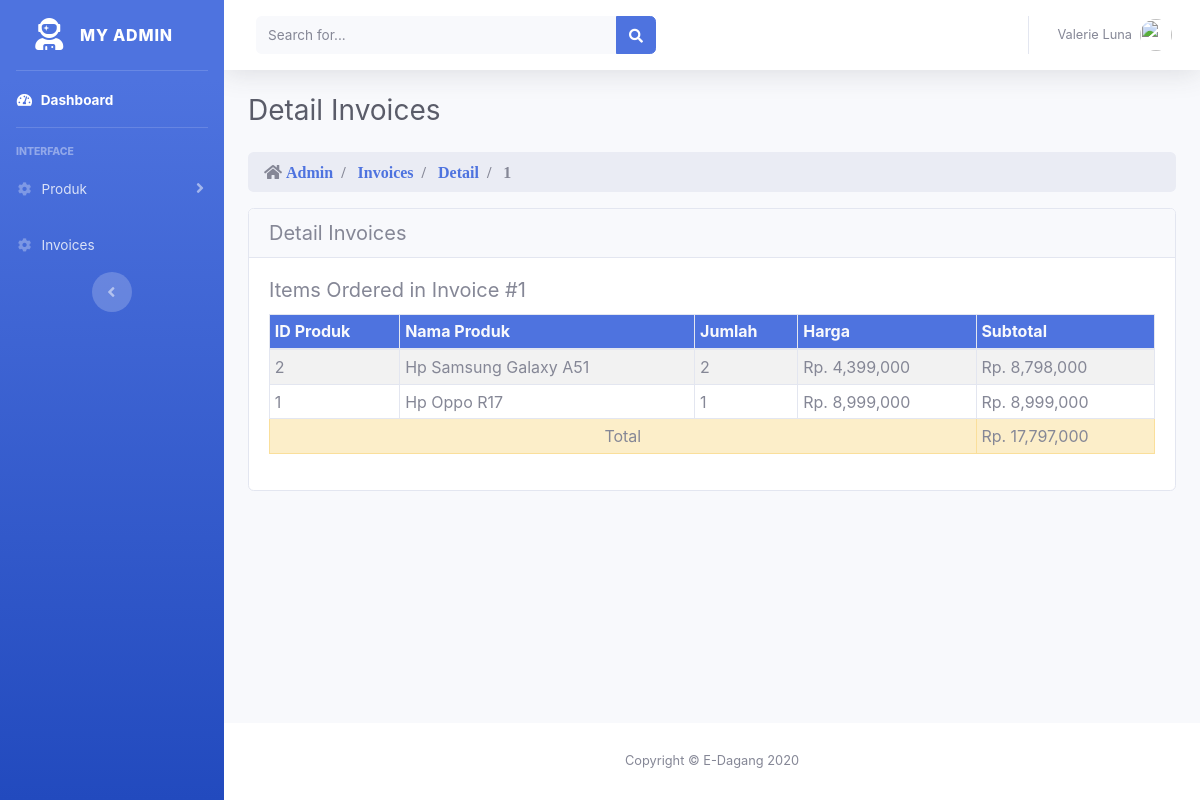
Screenshot of /admin/invoices/detail/1 with the database file from the repository.
### tables this page shows
CREATE TABLE `invoices` (
  `id` int(11) NOT NULL,
  `date` datetime NOT NULL,
  `due_date` datetime NOT NULL,
  `status` varchar(12) NOT NULL
);

CREATE TABLE `orders` (
  `invoice_id` varchar(10) NOT NULL,
  `produk_id` varchar(10) NOT NULL,
  `produk_nama` varchar(30) NOT NULL,
  `produk_harga` double NOT NULL,
  `quantity` int(3) NOT NULL
);

### application/controllers/admin/Invoices.php (called while the page is built, shortened)
<?php if ( ! defined('BASEPATH')) exit('No direct script access allowed');
class Invoices extends CI_Controller {
	public function __construct(){
		$this->load->model('order_model');
	}
    public function detail($invoice_id)
    {
        $data['invoice'] = $this->order_model->get_invoice_by_id($invoice_id);
        $data['orders']  = $this->order_model->get_orders_by_invoice($invoice_id);
		$this->load->view('admin/detail_invoices', $data);
    }
}

### index.php (called while the page is built, shortened)
<?php
require_once BASEPATH.'core/CodeIgniter.php';

### application/models/Order_model.php (called while the page is built, shortened)
<?php if ( ! defined('BASEPATH')) exit('No direct script access allowed');
class Order_model extends CI_Model {
    public function get_invoice_by_id($invoice_id)
    {
        $hasil = $this->db->where('id',$invoice_id)->limit(1)->get('invoices');
        if($hasil->num_rows() > 0){
            return $hasil->row();
        } else {
            return false;
        }
    }
    public function get_orders_by_invoice($invoice_id)
    {
        $hasil = $this->db->where('invoice_id',$invoice_id)->get('orders');
        if($hasil->num_rows() > 0){
            return $hasil->result();
        } else {
            return false;
        }
    }
}

### application/views/admin/detail_invoices.php (the view, shortened to what this page needs)
<!DOCTYPE html>
<html lang="en">
<head>
</head>
<body id="page-top">
<div id="wrapper">
  <div id="content-wrapper" class="d-flex flex-column">
    <div id="content">
      <div class="container-fluid">
        <div class="d-sm-flex align-items-center justify-content-between mb-4">
          <h1 class="h3 mb-0 text-gray-800">Detail Invoices</h1>
        </div>
					<div class="card">
						<h5 class="card-header">Detail Invoices</h5>
						<div class="card-body">
							<h5 class="card-title">Items Ordered in Invoice #<?=$invoice->id?></h5>
							<div class="row">
								<div class="col-md-12">
									<table id="myTable"
												class="table table-striped table-bordered table-hover table-sm text-table">
										<thead>
											<tr class="bg-primary text-gray-100">
												<th>ID Produk</th>
												<th>Nama Produk</th>
												<th>Jumlah</th>
												<th>Harga</th>
												<th>Subtotal</th>
											</tr>
										</thead>
										<tbody>
											<?php
												$total = 0;
												foreach($orders as $order) :
												$subtotal = $order->quantity * $order->produk_harga;
												$total += $subtotal;
											?>
											<tr>
												<td><?=$order->produk_id?></td>
												<td><?=$order->produk_nama?></td>
												<td><?=$order->quantity?></td>
												<td><?php echo 'Rp. ' .number_format($order->produk_harga);?></td>
												<td><?php echo 'Rp. ' .number_format($subtotal); ?></td>
											</tr>
											<?php endforeach; ?>
										</tbody>
										<tfoot class="table-warning">
											<tr>
												<td colspan="4" align="center">Total</td>
												<td><?php echo 'Rp. ' .number_format($total); ?></td>
											</tr>
										</tfoot>
									</table>
								</div>
							</div>
						</div>
					</div>
				</div>
      </div>
    </div>
  </div>
</body>
</html>

### rows the page displays
invoices: id "1"
orders: produk "2", produk_nama "Hp Samsung Galaxy A51", quantity "2", produk_harga "4,399,000", subtotal "8,798,000"
orders: produk "1", produk_nama "Hp Oppo R17", quantity "1", produk_harga "8,999,000", subtotal "8,999,000"

### other values shown
$segment "Admin"
$segment "Invoices"
$segment "Detail"
$segment "1"
$total "17,797,000"
SITE_NAME "E-Dagang"
Date('Y') "2020"
